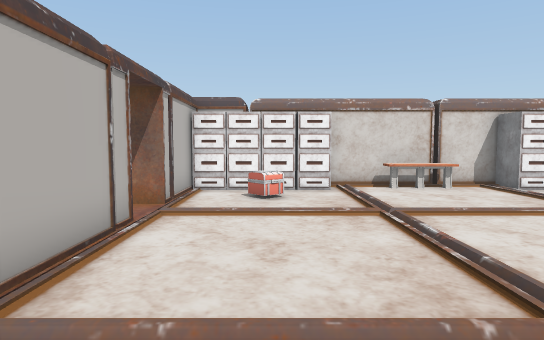
[1] (above)

18 first-person views from a walk through a 3-D level made in the Unity game engine. The camera is 1.3 m above the floor, tilts 4° down and sees 75° across. Doors are open. The floor is counted in squares, 1 m on a side. Each view is taken from the middle of a square. On the plan, view 1 faces up. The plan holds only what a view shows up to about 15 squares ahead; the rest is blank. The place goes on beyond the plan. The player is left out. Some animated figures are not drawn.

[2]
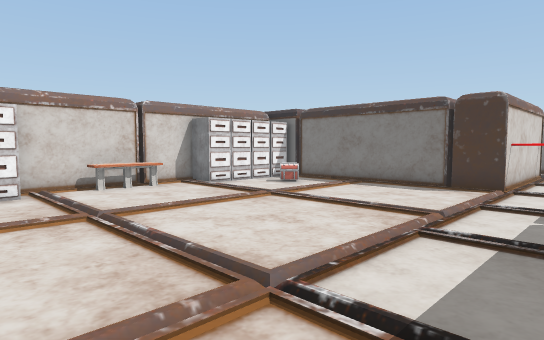

[3]
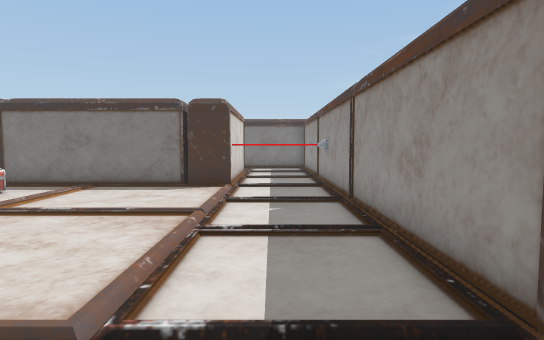

[4]
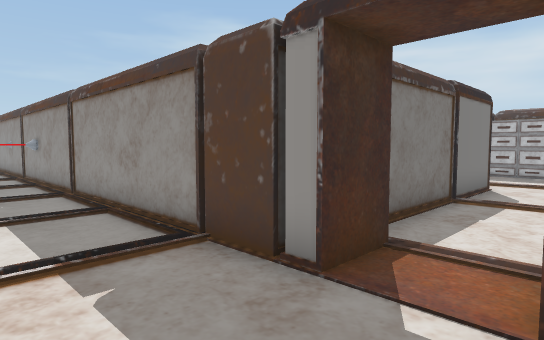

[5]
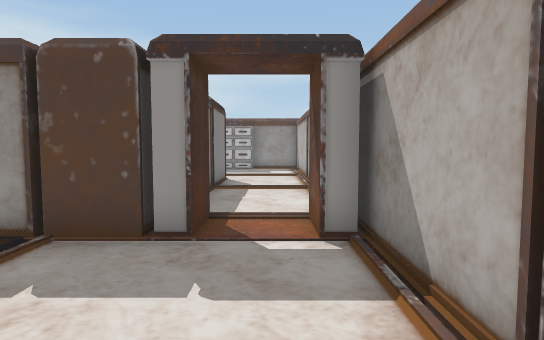

[6]
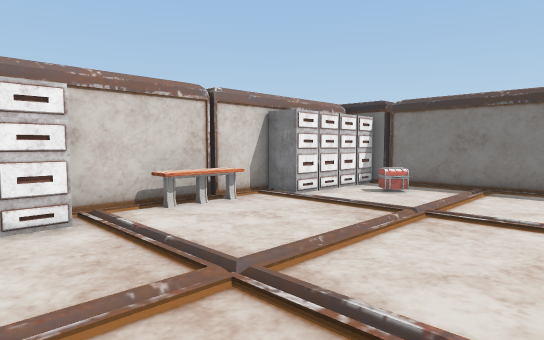

[7]
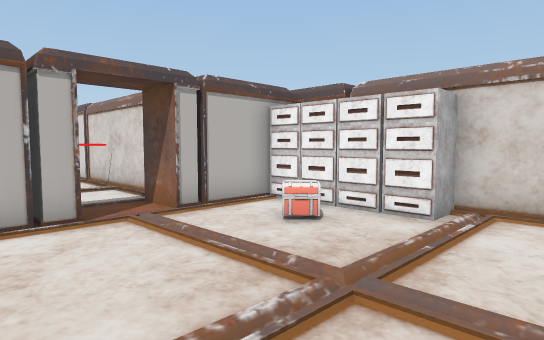

[8]
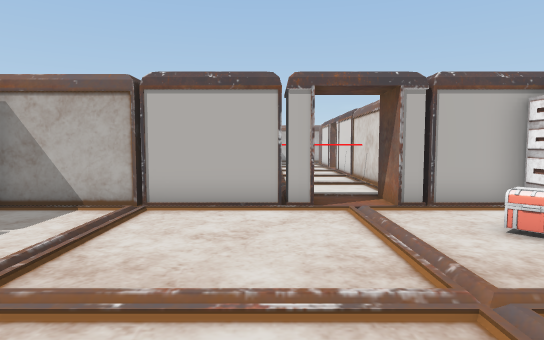

[9]
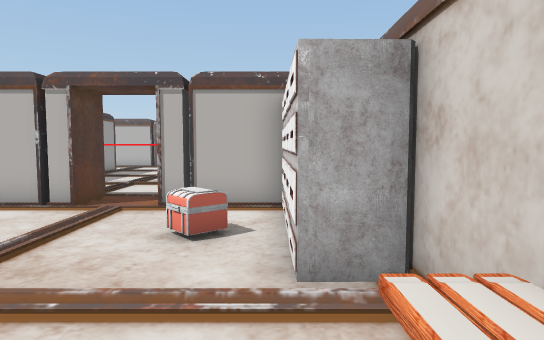

[10]
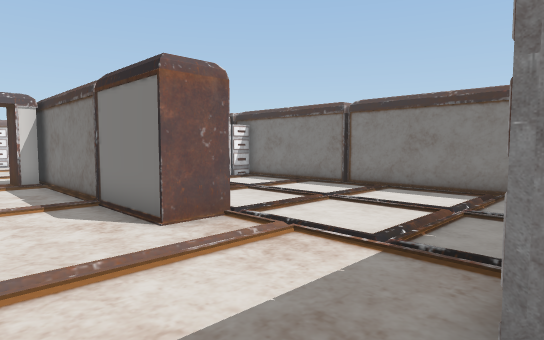

[11]
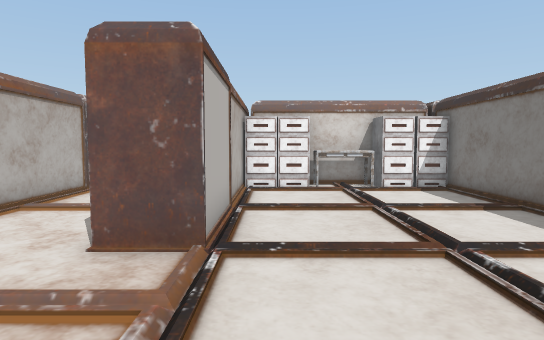

[12]
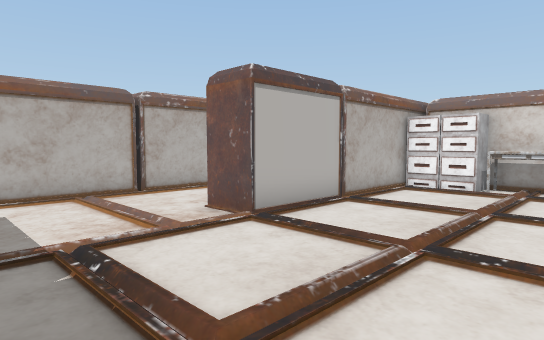

[13]
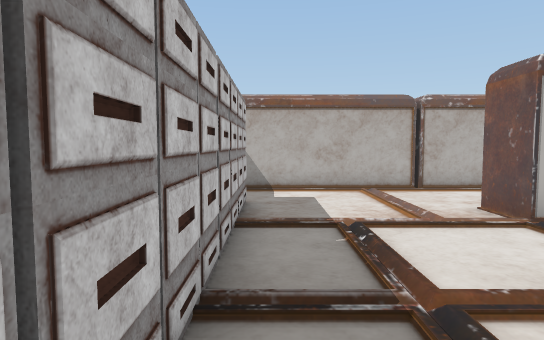

[14]
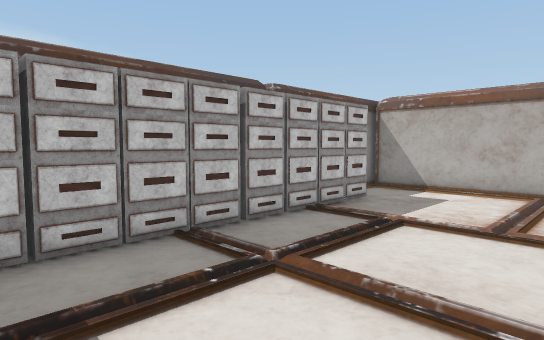

[15]
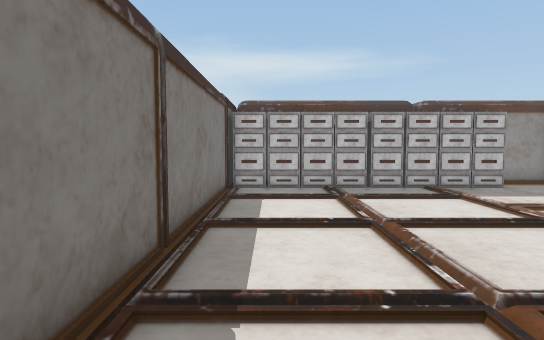

[16]
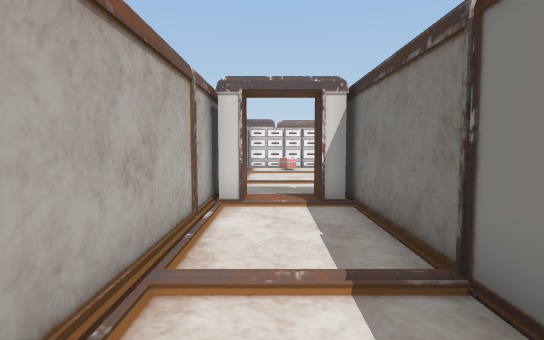

[17]
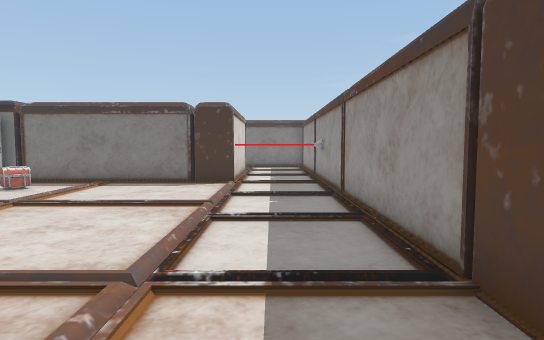

[18]
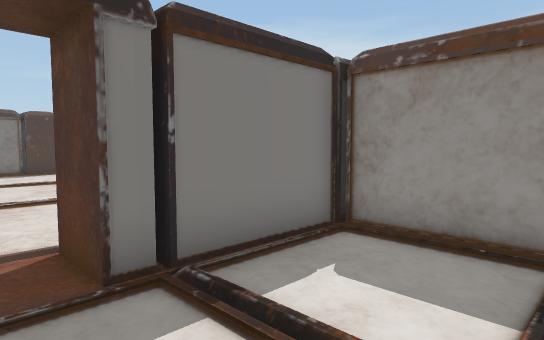

### Floor plan
Ten units are one square. View 1 is at (0, 0); x grows to the right and y downward. Boxes are objects, and circles mark ways between rooms. Rooms are numbered by the first view taken in them; rooms with no view inside come last. Other rooms are left out.
<svg viewBox="-110 -120 260 284">
<path fill="none" stroke="#000" d="M34 -114 17 -114 17 -103 -23 -102M120 -38 112 -38M-22 -53 -31 -53M-24 -59 -24 16M1 8 144 8M-22 -84 -28 -84M-28 -21 -22 -21M-30 -82 -22 -82M-22 8 -17 8M-24 -106 -24 -76M145 -23 113 -23 113 -104 72 -103 71 -114 56 -114M-22 97 -28 97M21 30 21 97 8 97 8 8M0 146 83 146 83 32 63 33M8 21 1 21M64 21 40 21 40 33 21 33M-17 21 -22 21M-28 159 -8 159M-24 16 -24 158M-65 -21 -36 -21M-52 -84 -105 -84M-37 -19 -37 -59 -24 -59M-24 -76 -38 -76"/>
<rect x="-5" y="-95" width="10" height="10" fill="#bbb"><title>other object</title></rect>
<rect x="35" y="-115" width="20" height="10" fill="#bbb"><title>other object</title></rect>
<rect x="85" y="-95" width="20" height="20" fill="#bbb"><title>other object</title></rect>
<rect x="45" y="25" width="20" height="10" fill="#bbb"><title>other object</title></rect>
<circle cx="-5" cy="15" r="3" fill="#2a7"/>
<circle cx="-30" cy="-65" r="3" fill="#2a7"/>
<text x="50" y="-50">1</text>
<text x="30" y="90">2</text>
<text x="-60" y="-50">3</text>
</svg>
Room 1 opens to room 2. Room 1 opens to room 3.

Where each view was taken, in squares from view 1:
view 1: 0 up, 0 right, facing up
view 2: 0 up, 0 right, facing up-right
view 3: 1 up, 0 right, facing right
view 4: 2 up, 2 left, facing down-right
view 5: 4 up, 1 left, facing down
view 6: 4 up, 0 right, facing up-right
view 7: 4 up, 4 right, facing up-left
view 8: 5 up, 5 right, facing left
view 9: 10 up, 5 right, facing left
view 10: 15 down, 2 left, facing up-right
view 11: 14 down, 3 right, facing up
view 12: 14 down, 7 right, facing up-left
view 13: 14 down, 8 right, facing left
view 14: 10 down, 8 right, facing down-left
view 15: 4 down, 7 right, facing down
view 16: 10 down, 1 left, facing up
view 17: 1 up, 1 left, facing right
view 18: 7 up, 7 left, facing down-right
